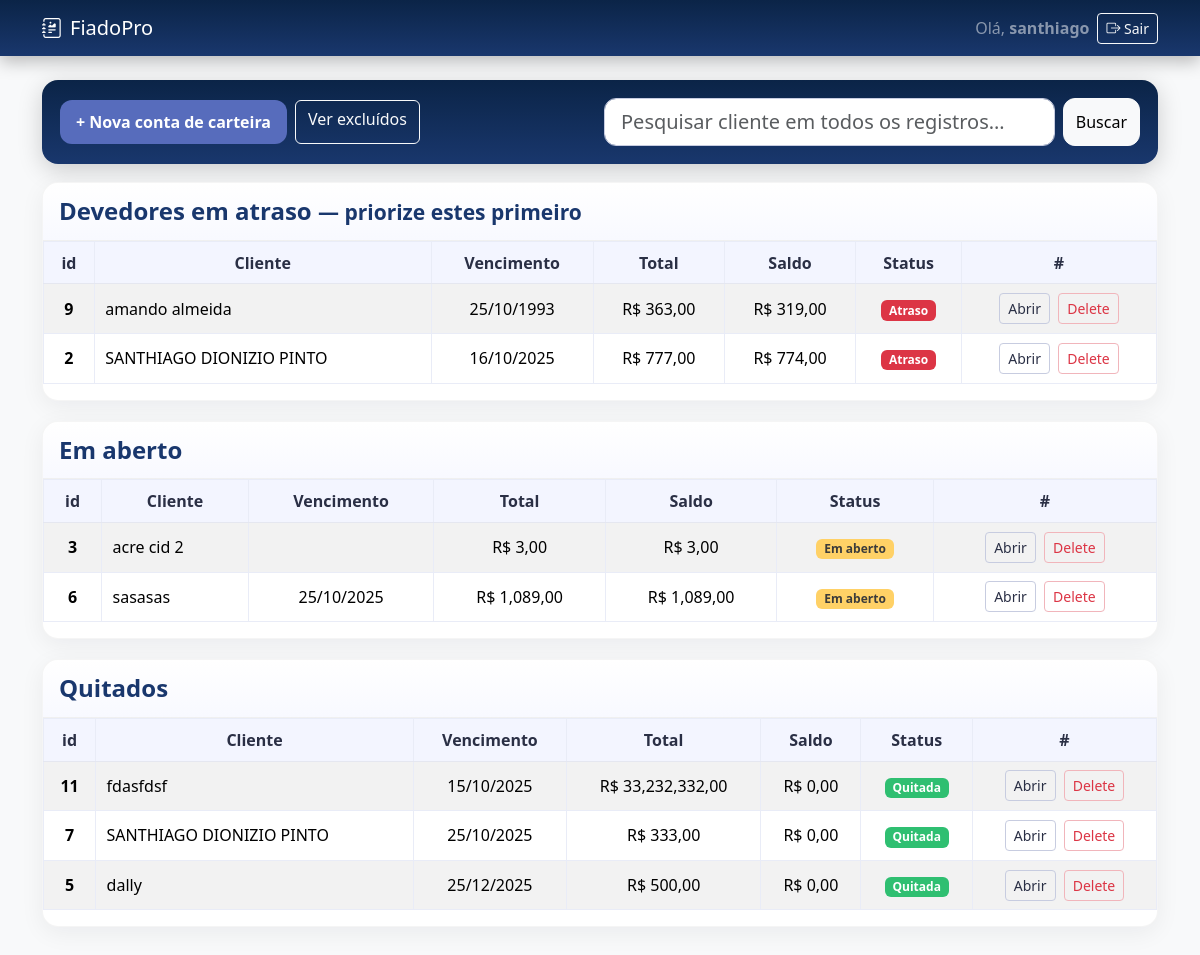
The app's page / (signed in) with its own data.
### carteira/models.py (models this page shows, shortened)
class ContaCarteira(models.Model):
    STATUS_CHOICES = (
        ("EM_ABERTO", "Em aberto"),
        ("PAGO", "Pago"),
        ("ATRASO", "Em atraso"),
    )
    owner = models.ForeignKey(User, on_delete=models.CASCADE, related_name="contas_carteira")
    cliente = models.ForeignKey(Cliente, on_delete=models.PROTECT, related_name="contas")
    criado_em = models.DateField(default=timezone.now)
    vencimento = models.DateField(null=True, blank=True)
    total = models.DecimalField(max_digits=12, decimal_places=2, default=0)
    saldo = models.DecimalField(max_digits=12, decimal_places=2, default=0)
    status = models.CharField(max_length=12, choices=STATUS_CHOICES, default="EM_ABERTO")
    is_deleted = models.BooleanField(default=False)
    deleted_at = models.DateTimeField(null=True, blank=True)
    deleted_reason = models.CharField(max_length=255, blank=True)
    deleted_by = models.ForeignKey(
        User, null=True, blank=True, on_delete=models.SET_NULL, related_name="contas_carteira_excluidas"
    )
    class Meta:
        ordering = ["-criado_em", "-id"]

class Cliente(models.Model):
    nome = models.CharField(max_length=150)
    cpf = models.CharField(max_length=14, blank=True)
    telefone = models.CharField(max_length=20, blank=True)

### carteira/views.py (the view)
# urls.py: path("", views.dashboard, name="dashboard"),
@login_required
def dashboard(request):
    q = request.GET.get("q", "").strip()
    base = (ContaCarteira.objects
            .filter(owner=request.user, is_deleted=False)  # garante esconder excluídos
            .select_related("cliente"))
    base_atrasados = base.filter(status="ATRASO")
    base_em_aberto = base.filter(status="EM_ABERTO")
    base_quitados  = base.filter(status="PAGO")
    if q:
        name_filter = Q(cliente__nome__icontains=q)
        atrasados = base_atrasados.filter(name_filter)
        em_aberto = base_em_aberto.filter(name_filter)
        quitados  = base_quitados.filter(name_filter)
    else:
        atrasados = base_atrasados
        em_aberto = base_em_aberto
        quitados  = base_quitados
    cform = ClienteForm()
    conta_form = ContaForm()
    formset = ItemFormSet(prefix="itens")
    del_form = DeleteConfirmForm()  # + NEW
    return render(request, "carteira/dashboard.html", {
        "q": q,
        "atrasados": atrasados.order_by("vencimento", "id"),
        "quitados": quitados.order_by("vencimento", "id"),
        "em_aberto": em_aberto.order_by("vencimento", "id"),
        "cform": cform,
        "conta_form": conta_form,
        "formset": formset,
        "del_form": del_form,        # + NEW
        "open_modal": False,
    })

### carteira/forms.py (shortened to what this page needs)
class ClienteForm(forms.ModelForm):
    class Meta:
        model = Cliente
        fields = ["nome", "cpf", "telefone"]
        widgets = {
            "nome": forms.TextInput(attrs={
                "class": "form-control",
                "placeholder": "Nome do cliente"
            }),
            "cpf": forms.TextInput(attrs={
                "class": "form-control",
                "id": "id_cpf_cnpj",
                "placeholder": "CPF ou CNPJ",
                "inputmode": "numeric",
                "autocomplete": "on",
            }),
            "telefone": forms.TextInput(attrs={
                "class": "form-control",
                "id": "id_telefone",
                "placeholder": "(00) 00000-0000",
                "inputmode": "tel",
                "autocomplete": "tel",
                "maxlength": "16",  # suficiente para (00) 00000-0000
            }),
        }

class ContaForm(forms.ModelForm):
    class Meta:
        model = ContaCarteira
        fields = ["vencimento"]
        widgets = {
            "vencimento": forms.DateInput(attrs={
                "class": "form-control",
                "type": "date"
            }),
        }

### carteira/templates/carteira/dashboard.html (shortened to what this page needs)
{% extends 'carteira/base.html' %}
{% load static %}
{% load humanize %}
{% block content %}
<div class="dashboard-hero">
  <div class="row g-2 align-items-center">
    <div class="col-12 col-lg-6 top-actions d-flex gap-2">
      <button class="btn btn-primary" data-bs-toggle="modal" data-bs-target="#modalNovaConta">+ Nova conta de carteira</button>
      <a class="btn btn-outline-light"  href="{% url 'carteira:excluidos' %}">Ver excluídos</a>
    </div>
    <div class="col-12 col-lg-6">
      <form class="d-flex search-box" method="get" action=".">
        <input
          type="search"
          name="q"
          class="form-control form-control-lg me-2"
          placeholder="Pesquisar cliente em todos os registros…"
          value="{{ q|default:'' }}"
          id="dashboard-search"
          autocomplete="off">
        <button class="btn btn-light" type="submit">Buscar</button>
      </form>
    </div>
  </div>
</div>
<div class="section-card">
  <div class="card-header">
    <h4>Devedores em atraso <small>— priorize estes primeiro</small></h4>
  </div>
  <div class="card-body">
    <div class="table-wrap">
      <table class="table table-striped table-sm table-bordered table-hover align-middle">
        <thead>
          <tr>
            <th class="text-center">id</th>
            <th class="text-center">Cliente</th>
            <th class="text-center">Vencimento</th>
            <th class="text-center">Total</th>
            <th class="text-center">Saldo</th>
            <th class="text-center">Status</th>
            <th class="text-center">#</th>
          </tr>
        </thead>
        <tbody>
          {% for c in atrasados %}
            <tr>
              <th class="text-center">{{ c.id }}</th>
              <td>{{ c.cliente.nome }}</td>
              <td class="text-center">{{ c.vencimento|date:'d/m/Y' }}</td>
              <td class="text-center">R$ {{ c.total|floatformat:2|intcomma }}</td>
              <td class="text-center">R$ {{ c.saldo|floatformat:2|intcomma }}</td>
              <td class="text-center"><span class="badge bg-danger">Atraso</span></td>
              <td class="text-center row-actions">
                <a class="btn btn-sm btn-outline-dark me-1" href="{% url 'carteira:conta' c.id %}">Abrir</a>
                <button type="button"
                        class="btn btn-sm btn-outline-danger"
                        data-bs-toggle="modal"
                        data-bs-target="#modalExcluirConta"
                        data-url="{% url 'carteira:excluir_conta' c.id %}"
                        data-label="Conta #{{ c.id }} — {{ c.cliente.nome }}">
                  Delete
                </button>
              </td>
            </tr>
          {% empty %}
            <tr><td colspan="7" class="text-muted text-center py-3">Sem atrasos 👏</td></tr>
          {% endfor %}
        </tbody>
      </table>
    </div>
  </div>
</div>
<div class="section-card">
  <div class="card-header"><h4>Em aberto</h4></div>
  <div class="card-body">
    <div class="table-wrap">
      <table class="table table-striped table-sm table-bordered table-hover align-middle">
        <thead>
          <tr>
            <th class="text-center">id</th>
            <th class="text-center">Cliente</th>
            <th class="text-center">Vencimento</th>
            <th class="text-center">Total</th>
            <th class="text-center">Saldo</th>
            <th class="text-center">Status</th>
            <th class="text-center">#</th>
          </tr>
        </thead>
        <tbody>
          {% for c in em_aberto %}
            <tr>
              <th class="text-center">{{ c.id }}</th>
              <td>{{ c.cliente.nome }}</td>
              <td class="text-center">{{ c.vencimento|date:'d/m/Y' }}</td>
              <td class="text-center">R$ {{ c.total|floatformat:2|intcomma }}</td>
              <td class="text-center">R$ {{ c.saldo|floatformat:2|intcomma }}</td>
              <td class="text-center"><span class="badge bg-warning text-dark">Em aberto</span></td>
              <td class="text-center row-actions">
                <a class="btn btn-sm btn-outline-dark me-1" href="{% url 'carteira:conta' c.id %}">Abrir</a>
                <button type="button"
                        class="btn btn-sm btn-outline-danger"
                        data-bs-toggle="modal"
                        data-bs-target="#modalExcluirConta"
                        data-url="{% url 'carteira:excluir_conta' c.id %}"
                        data-label="Conta #{{ c.id }} — {{ c.cliente.nome }}">
                  Delete
                </button>
              </td>
            </tr>
          {% empty %}
            <tr><td colspan="7" class="text-muted text-center py-3">Sem contas em aberto</td></tr>
          {% endfor %}
        </tbody>
      </table>
    </div>
  </div>
</div>
<div class="section-card">
  <div class="card-header"><h4>Quitados</h4></div>
  <div class="card-body">
    <div class="table-wrap">
      <table class="table table-striped table-sm table-bordered table-hover align-middle">
        <thead>
          <tr>
            <th class="text-center">id</th>
            <th class="text-center">Cliente</th>
            <th class="text-center">Vencimento</th>
            <th class="text-center">Total</th>
            <th class="text-center">Saldo</th>
            <th class="text-center">Status</th>
            <th class="text-center">#</th>
          </tr>
        </thead>
        <tbody>
          {% for c in quitados %}
            <tr>
              <th class="text-center">{{ c.id }}</th>
              <td>{{ c.cliente.nome }}</td>
              <td class="text-center">{{ c.vencimento|date:'d/m/Y' }}</td>
              <td class="text-center">R$ {{ c.total|floatformat:2|intcomma }}</td>
              <td class="text-center">R$ {{ c.saldo|floatformat:2|intcomma }}</td>
              <td class="text-center"><span class="badge bg-success">Quitada</span></td>
              <td class="text-center row-actions">
                <a class="btn btn-sm btn-outline-dark me-1" href="{% url 'carteira:conta' c.id %}">Abrir</a>
                <button type="button"
                        class="btn btn-sm btn-outline-danger"
                        data-bs-toggle="modal"
                        data-bs-target="#modalExcluirConta"
                        data-url="{% url 'carteira:excluir_conta' c.id %}"
                        data-label="Conta #{{ c.id }} — {{ c.cliente.nome }}">
                  Delete
                </button>
              </td>
            </tr>
          {% empty %}
            <tr><td colspan="7" class="text-muted text-center py-3">Sem contas quitadas</td></tr>
          {% endfor %}
        </tbody>
      </table>
    </div>
  </div>
</div>
{% endblock %}

### carteira/templates/carteira/base.html (shortened to what this page needs)
<!doctype html>
<html lang="pt-br">
<head>
  <link href="https://cdn.jsdelivr.net/npm/bootstrap@5.3.3/dist/css/bootstrap.min.css" rel="stylesheet">
  <link href="https://cdn.jsdelivr.net/npm/bootstrap-icons@1.11.3/font/bootstrap-icons.css" rel="stylesheet">
</head>
<body class="bg-light">
  {% load static %}
  <nav class="navbar navbar-expand-lg navbar-dark navbar-fiado sticky-top">
    <div class="container">
      <a class="navbar-brand d-flex align-items-center" href="{% url 'carteira:dashboard' %}">
        <i class="bi bi-journal-richtext me-2"></i> FiadoPro
      </a>
      <div class="collapse navbar-collapse" id="mainNav">
        <div class="d-flex align-items-center gap-2">
          {% if request.user.is_authenticated %}
          <span class="navbar-text d-none d-sm-inline text-white-50">
            Olá, <strong>{{ request.user.username }}</strong>
          </span>
          <form method="post" action="{% url 'logout' %}" class="d-inline">
            <button type="submit" class="btn btn-outline-light btn-sm">
              <i class="bi bi-box-arrow-right"></i> Sair
            </button>
          </form>
          {% endif %}
        </div>
      </div>
    </div>
  </nav>
  <div class="container py-4">
    {% block content %}{% endblock %}
  </div>
</body>
</html>

### carteira/templates/carteira/base.html (style rules this page uses)
:root { --azul-escuro: #0b2447; --azul-medio: #19376d; --azul-claro: #576cbc; --azul-destaque: #a5d7e8; }
.navbar-fiado { background: linear-gradient(180deg, var(--azul-escuro), var(--azul-medio)); box-shadow: 0 6px 16px rgba(0, 0, 0, .25); }
.dashboard-hero { background: linear-gradient(180deg, var(--azul-escuro), var(--azul-medio)); border-radius: 16px; padding: 18px 18px; margin-bottom: 18px; color: #fff; box-shadow: 0 6px 24px rgba(0, 0, 0, .18); }
.section-card { border: 1px solid rgba(0, 0, 0, .04); border-radius: 16px; background: #fff; box-shadow: 0 6px 24px rgba(10, 20, 40, .06); margin-bottom: 20px; }
.section-card .card-header { border-bottom: 1px solid rgba(0, 0, 0, .06); background: linear-gradient(180deg, #ffffff, #f8f9ff); border-top-left-radius: 16px; border-top-right-radius: 16px; padding: 14px 16px; }
.section-card .card-header h4 { margin: 0; font-weight: 600; color: var(--azul-medio); }
.section-card .card-body { padding: 0; }
.table-wrap { width: 100%; overflow: auto; }
.table thead th { position: sticky; top: 0; background: #f3f5ff; z-index: 1; font-weight: 600; color: #2a2f45; border-bottom: 1px solid #e5e7f0 !important; }
.table.table-sm td, .table.table-sm th { padding: .55rem .65rem; }
.table-bordered> :not(caption)>* { border-color: #e9ecf7; }
.badge-danger, .bg-danger { background-color: #dc3545 !important; }
.badge-warning, .bg-warning { background-color: #ffd166 !important; color: #3b3b3b !important; }
.badge-success, .bg-success { background-color: #2fbf71 !important; }
.btn-primary { background: var(--azul-claro); border: 0; }
.btn-outline-dark { border-color: #c7cce0; color: #2a2f45; }
.btn-outline-danger { border-color: #f1b5bb; }
.search-box .form-control { border-radius: 12px; border-color: #c7cce0; box-shadow: none; }
.search-box .btn { border-radius: 12px; }
.top-actions .btn-primary { border-radius: 12px; padding: .6rem 1rem; font-weight: 600; }
.row-actions .btn { padding: .25rem .5rem; }

### carteira/templates/carteira/dashboard.html (style rules this page uses)
:root { --azul-escuro:#0b2447; --azul-medio:#19376d; --azul-claro:#576cbc; --azul-destaque:#a5d7e8; }
.dashboard-hero { background: linear-gradient(180deg, var(--azul-escuro), var(--azul-medio)); border-radius: 16px; padding: 18px 18px; margin-bottom: 18px; color: #fff; box-shadow: 0 6px 24px rgba(0,0,0,.18); }
.section-card { border: 1px solid rgba(0,0,0,.04); border-radius: 16px; background: #fff; box-shadow: 0 6px 24px rgba(10, 20, 40, .06); margin-bottom: 20px; }
.section-card .card-header { border-bottom: 1px solid rgba(0,0,0,.06); background: linear-gradient(180deg, #ffffff, #f8f9ff); border-top-left-radius: 16px; border-top-right-radius: 16px; padding: 14px 16px; }
.section-card .card-header h4 { margin: 0; font-weight: 600; color: var(--azul-medio); }
.section-card .card-body { padding: 0; }
.table-wrap { width: 100%; overflow: auto; }
.table thead th { position: sticky; top: 0; background: #f3f5ff; z-index: 1; font-weight: 600; color: #2a2f45; border-bottom: 1px solid #e5e7f0 !important; }
.table.table-sm td, .table.table-sm th { padding: .55rem .65rem; }
.table-bordered> :not(caption)>* { border-color: #e9ecf7; }
.badge-danger, .bg-danger { background-color: #dc3545 !important; }
.badge-warning, .bg-warning { background-color: #ffd166 !important; color:#3b3b3b !important; }
.badge-success, .bg-success { background-color: #2fbf71 !important; }
.btn-primary { background: var(--azul-claro); border: 0; }
.btn-outline-dark { border-color:#c7cce0; color:#2a2f45; }
.btn-outline-danger { border-color:#f1b5bb; }
.search-box .form-control { border-radius: 12px; border-color:#c7cce0; box-shadow: none; }
.search-box .btn { border-radius: 12px; }
.row-actions .btn { padding: .25rem .5rem; }
.top-actions .btn-primary { border-radius: 12px; padding: .6rem 1rem; font-weight: 600; }

### records on screen
ContaCarteira: id "9", cliente.nome "amando almeida", vencimento "25/10/1993", total "363,00", saldo "319,00"
ContaCarteira: id "2", cliente.nome "SANTHIAGO DIONIZIO PINTO", vencimento "16/10/2025", total "777,00", saldo "774,00"
ContaCarteira: id "3", cliente.nome "acre cid 2", total "3,00", saldo "3,00"
ContaCarteira: id "6", cliente.nome "sasasas", vencimento "25/10/2025", total "1,089,00", saldo "1,089,00"
ContaCarteira: id "11", cliente.nome "fdasfdsf", vencimento "15/10/2025", total "33,232,332,00", saldo "0,00"
ContaCarteira: id "7", cliente.nome "SANTHIAGO DIONIZIO PINTO", vencimento "25/10/2025", total "333,00", saldo "0,00"
ContaCarteira: id "5", cliente.nome "dally", vencimento "25/12/2025", total "500,00", saldo "0,00"

### other values on screen
{{ request.user.username }} "santhiago"
